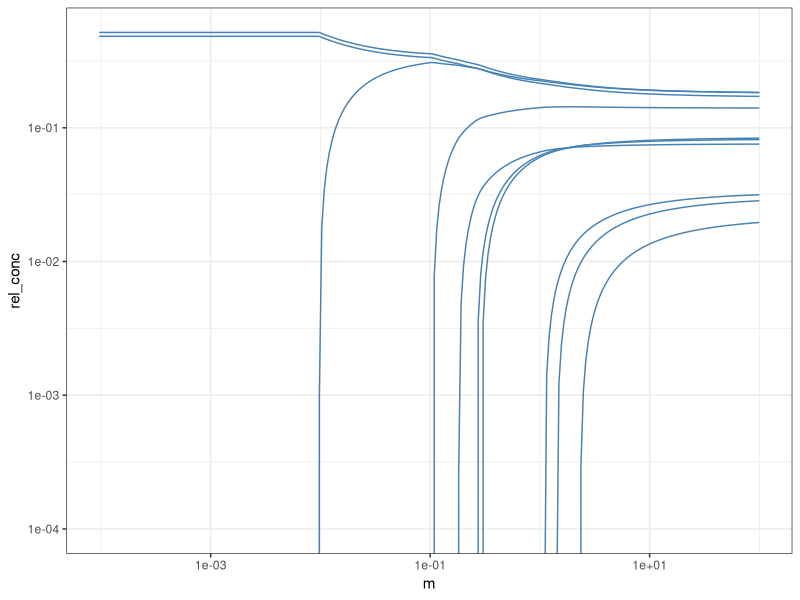

The R script that drew this image:
library(tidyverse)
library(deSolve)
library(withr)


parabDyn <- function(t, state, p) {
  x <- state[1:p$S]
  y <- state[(p$S + 1):(2*p$S)]
  phi <- sum(p$c*x) * p$r / p$m
  dxdt <- 2*p$b*y - 2*p$a*x^2 - p$r*p$c*x - phi*x
  dydt <- p$a*x^2 - p$b*y + p$r*p$c*x - phi*y
  list(c(dxdt, dydt))
}


integrateEqs <- function(ic, params, tseq = seq(0, 1e6, l = 1001),
                         func = parabDyn, method = "bdf", ...) {
  sol <- ode(ic, tseq, func, params, method, ...)
  as_tibble(as.data.frame(sol)) |>
    pivot_longer(!time, names_to = "species", values_to = "conc") |>
    mutate(species = as.integer(species)) |>
    filter(time == max(time)) |>
    select(!time) |>
    mutate(type = ifelse(species <= params$S, "simplex", "duplex")) |>
    mutate(species = ((as.integer(species) - 1L) %% params$S + 1L)) |>
    summarize(conc = conc[type == "simplex"] + 2*conc[type == "duplex"], .by = species)
}


paramList <- function(r, m,
                      na = c(9,  9,  9,  9,  11, 11, 11, 13, 15, 20),
                      nb = c(20, 4,  8,  11, 15, 19, 20, 4,  2,  8),
                      nc = c(17, 20, 13, 20, 5,  3,  17, 8,  17, 15)) {
  if ((length(na)!=length(nb)) || (length(nb)!=length(nc))) stop("Input lengths differ")
  list(a = 50 + 2.5*na, b = 5 + 0.25*nb, c = 1 + 0.2*nc, r = r, m = m, S = length(na))
}



sol <- crossing(r = 1, m = exp(seq(log(9.668819e-05), log(1e2), l = 271))) |>
  mutate(ic = list(with_seed(259751L, runif(20, min = 0, max = 1)))) |>
  mutate(params = map2(r, m, paramList)) |>
  rowid_to_column("id") |>
  mutate(sol = pmap(list(ic, params, id), \(ic, params, id) {
    cat(str_c(id, ".\n"))
    integrateEqs(ic, params)
  } )) |>
  unnest(sol)

sol |>
  filter(conc > 0) |>
  mutate(rel_conc = conc / sum(conc), .by = c(id, r, m)) |>
  ggplot(aes(x = m, y = rel_conc, group = species)) +
  geom_line(color = "steelblue") +
  scale_x_log10() +
  scale_y_log10() +
  coord_cartesian(ylim = c(1e-4, NA)) +
  theme_bw()
